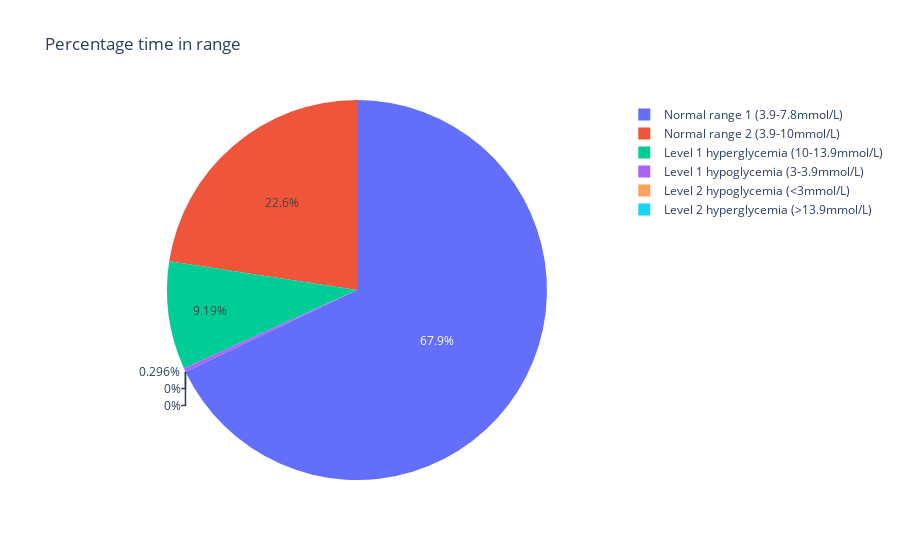

Source (notebook cell):
### Code cell
visualizations.tir_pie(libre1_transformed)

### Figure 1 — Plotly figure (JSON) as saved in the notebook; plotly's stock layout.template omitted (floating-point values rounded to 4 significant figures)
{"data": [{"labels": ["Level 2 hypoglycemia (<3mmol/L)", "Level 1 hypoglycemia (3-3.9mmol/L)", "Normal range 1 (3.9-7.8mmol/L)", "Normal range 2 (3.9-10mmol/L)", "Level 1 hyperglycemia (10-13.9mmol/L)", "Level 2 hyperglycemia (>13.9mmol/L)"], "type": "pie", "values": [0, 4, 917, 305, 124, 0]}], "layout": {"title": {"text": "Percentage time in range"}}}
